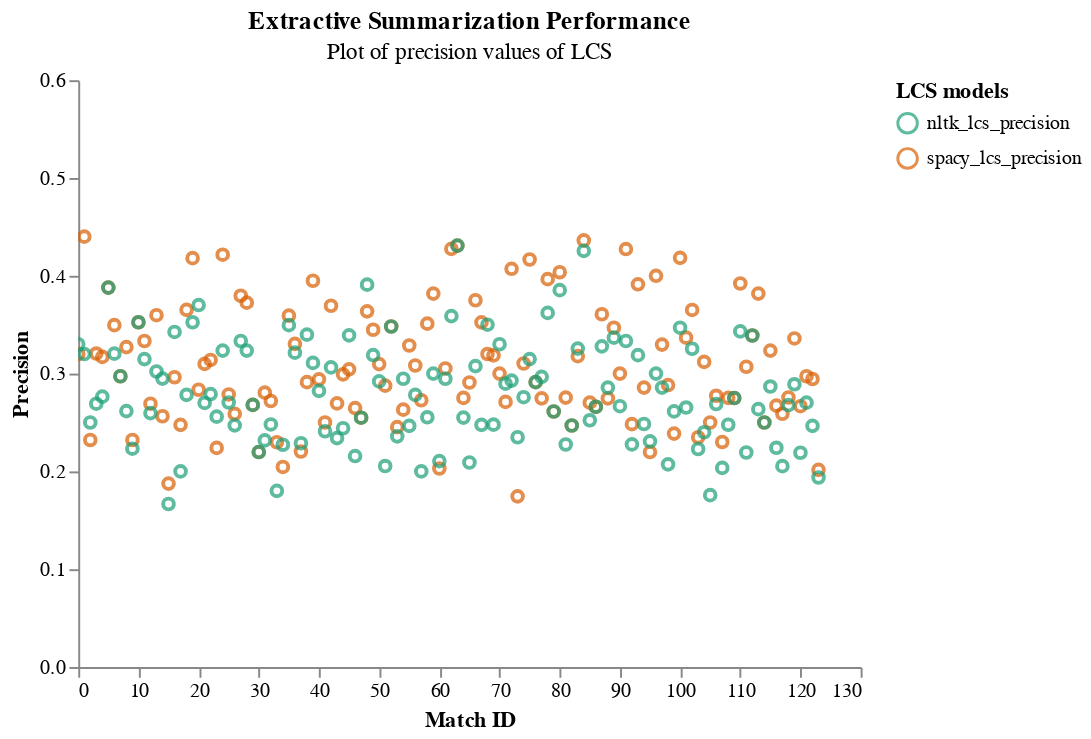

The notebook cell this image was saved under:
### Code cell
click = alt.selection_multi(encodings=['color'])
timeunit='date'

fig4 = (
        alt.Chart(rouge_extrac_df3)
        .mark_point(width=1)
        .encode(
            x = alt.X("match_id", title="Match ID"),
            y=alt.Y("score_type", title="Precision",scale=alt.Scale(domain=[0, 0.6])),
            color = alt.Color("variable", scale = alt.Scale(scheme = 'dark2'),title = "LCS models"),
            tooltip=[alt.Tooltip('variable')]
        )
    ).properties(width=alt.Step(30),title={
      "text": ["Extractive Summarization Performance"], 
      "subtitle": ["Plot of precision values of LCS"]
    },).interactive()





fig4 = alt.layer(
    fig4
).configure_axis(
    grid=False
).configure_view(
    strokeWidth=0
)
#fig4.save("plots/fig4.html")
fig4

### Figure 1 — Vega-Lite specification as saved in the notebook (floating-point values rounded to 4 significant figures; data arrays with more than 128 entries replaced by an {"elided": "..."} marker saying what was removed)
{"config": {"view": {"continuousWidth": 400, "continuousHeight": 300, "strokeWidth": 0}, "axis": {"grid": false}}, "layer": [{"mark": {"type": "point", "width": 1}, "encoding": {"color": {"type": "nominal", "field": "variable", "scale": {"scheme": "dark2"}, "title": "LCS models"}, "tooltip": [{"type": "nominal", "field": "variable"}], "x": {"type": "quantitative", "field": "match_id", "title": "Match ID"}, "y": {"type": "quantitative", "field": "score_type", "scale": {"domain": [0, 0.6]}, "title": "Precision"}}, "selection": {"selector043": {"type": "interval", "bind": "scales", "encodings": ["x", "y"]}}, "title": {"text": ["Extractive Summarization Performance"], "subtitle": ["Plot of precision values of LCS"]}, "width": {"step": 30}}], "data": {"name": "data-3a0171c8da8958ea58e8d0974453a036"}, "$schema": "https://vega.github.io/schema/vega-lite/v4.8.1.json", "datasets": {"data-3a0171c8da8958ea58e8d0974453a036": {"elided": "248 records"}}}
